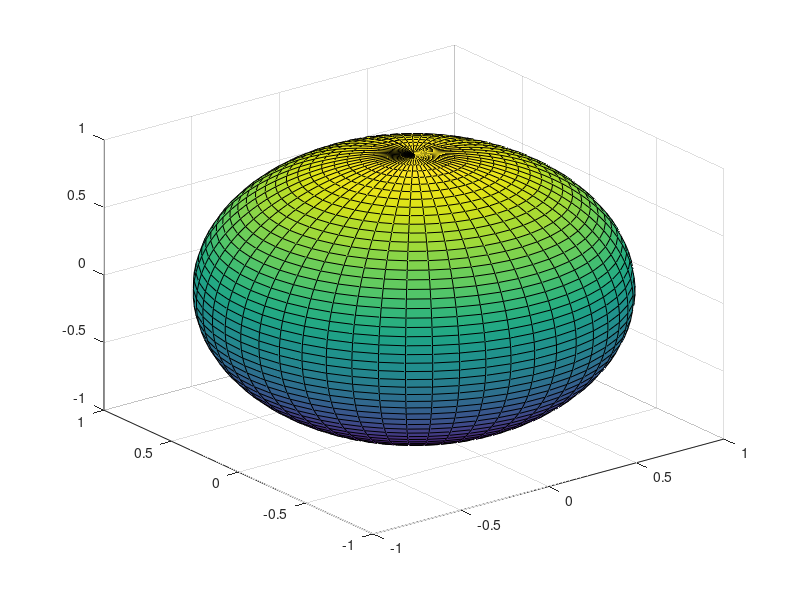
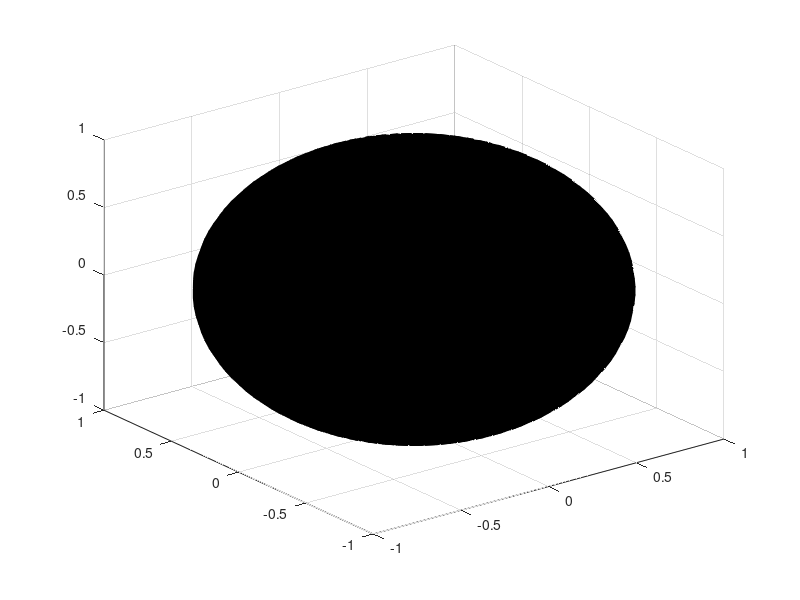
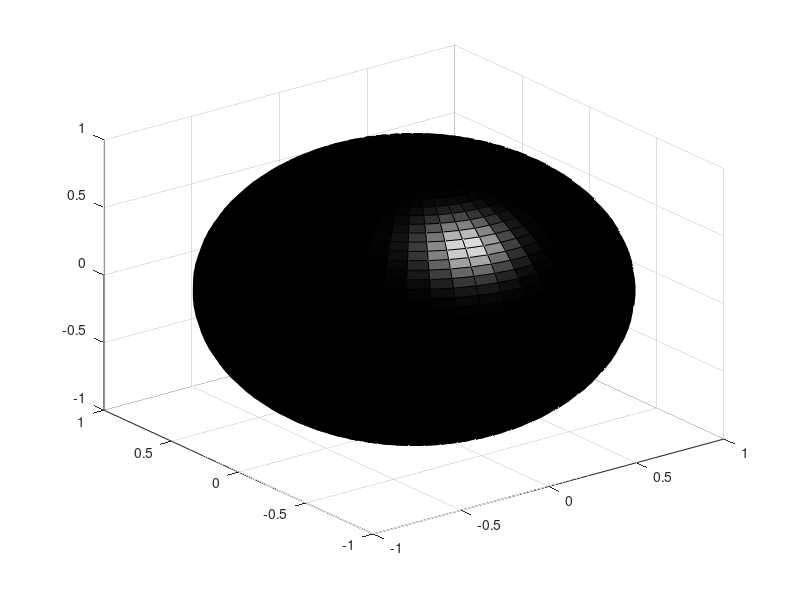

Reproduce these figures in MATLAB, in order.
% Copyright 2015-2016 The MathWorks, Inc.
%% Create a sphere and rotate it
% You will see the motion and can determine the direction of the movement
figure
[x,y,z] = sphere(51);
sh = surf(x,y,z);

for k=1:15
     rotate(sh,[0,0,1],5);
     pause(0.1);
end

%% Create a sphere again but this time a homogenously black one
% Even if it is still rotating you will not see it (maybe some flicker at
% the outline of the sphere)
figure
[x,y,z] = sphere(51);
sh = surf(x,y,z,'FaceColor','k');

for k=1:15
     rotate(sh,[0,0,1],5);
     pause(0.1);
end

%% Now let's add some lighting to the scene
% You will see the motion in the light area but the most part if the sphere
% still looks static. 
figure
[x,y,z] = sphere(51);
sh = surf(x,y,z,'FaceColor','k');
camlight
for k=1:15
     rotate(sh,[0,0,1],5);
     pause(0.1);
end